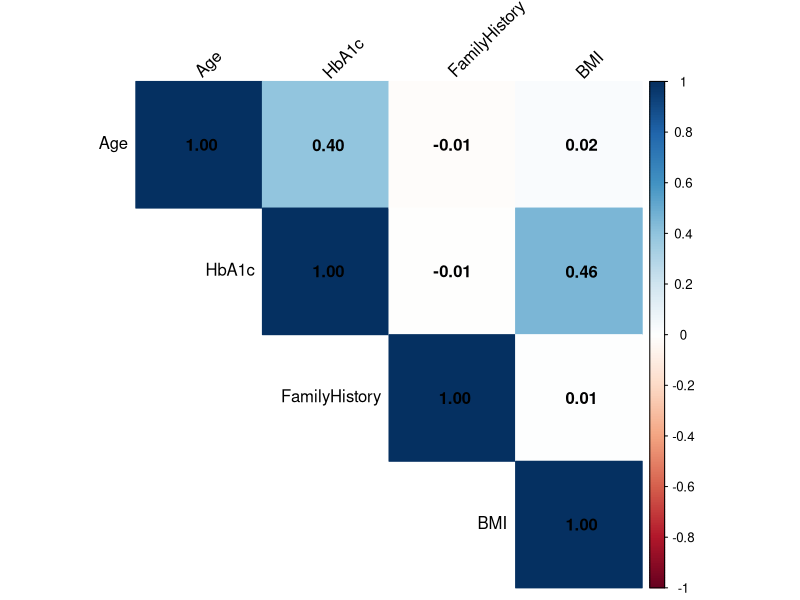
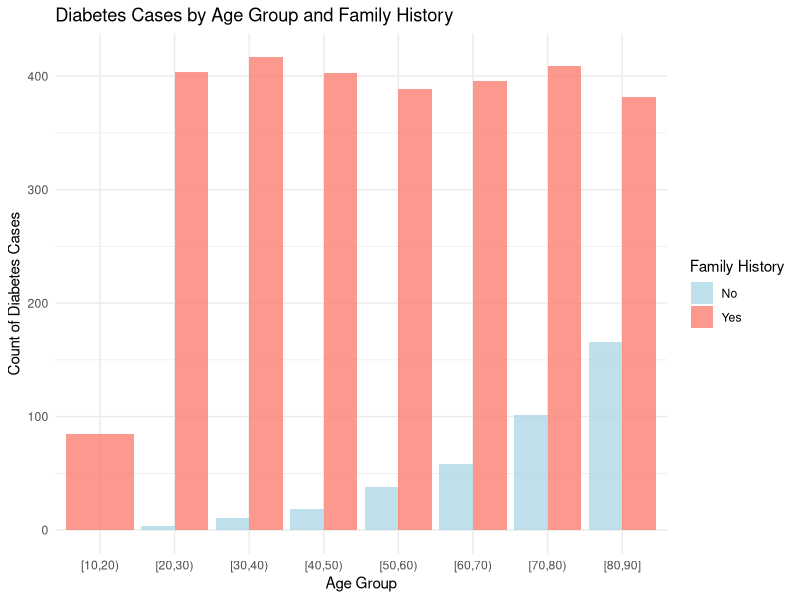
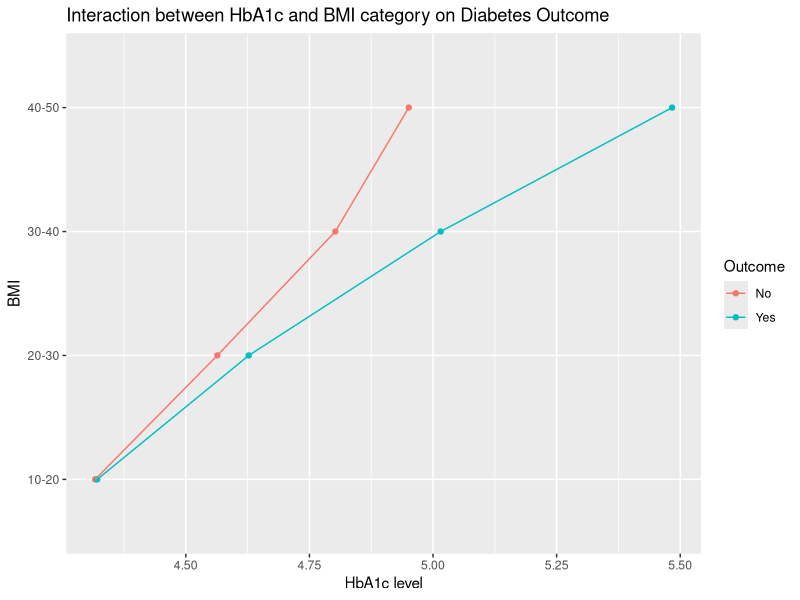
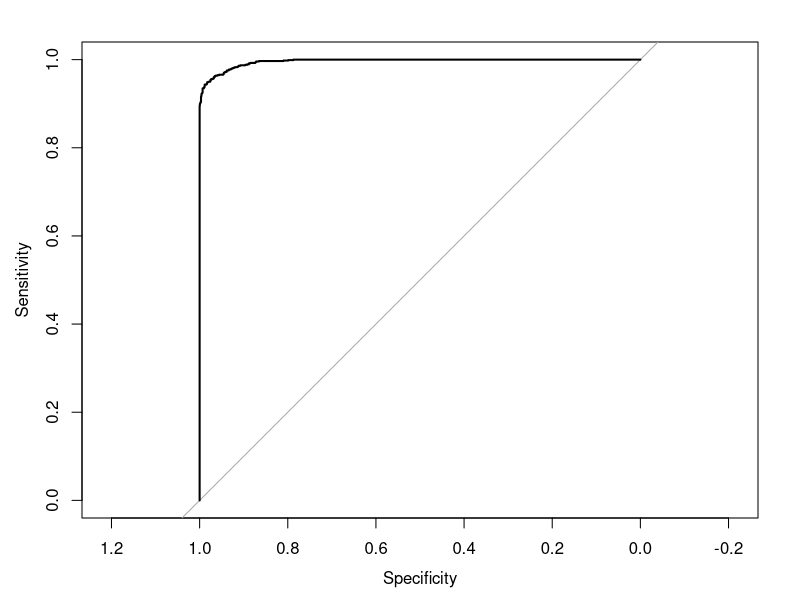

The R script that drew these images, in order:
## ---- chunk 1
library(readr)
library(car)
library(ggplot2)
library(dplyr)
library(caret)
library(corrplot)
library(pROC)
set.seed(140)
## ---- chunk 2
dataset <- read_csv("diabetes_dataset.csv")
## ---- chunk 3
head(dataset)
## ---- chunk 4
model <- glm(Outcome ~ Age + Pregnancies + BMI + BloodPressure + HbA1c + LDL + HDL + Triglycerides + WaistCircumference + HipCircumference + WHR + factor(FamilyHistory) + factor(DietType) + factor(Hypertension) + factor(MedicationUse), data = dataset, family = "binomial")

summary(model)
vif(model)
## ---- chunk 5
backward_model <- step(model, direction = "backward")
summary(backward_model)
vif(backward_model)
## ---- chunk 6
both_model <- step(model, direction = "both")
summary(both_model)
## ---- chunk 7
anova(backward_model, model)
## ---- chunk 8
final_model_dataset <- dataset[,c("Age", "HbA1c", "FamilyHistory","BMI")]
cor(final_model_dataset)
## ---- chunk 9
final_model <- glm(Outcome ~ Age + HbA1c + factor(FamilyHistory) + BMI, data = dataset, family = "binomial")
summary(final_model)
vif(final_model)
## ---- chunk 10
cor_matrix <- cor(final_model_dataset, use = "pairwise.complete.obs")
diag(cor_matrix) <- 1

#png(
#  "correlation_heatmap_large.png",
 # width = 2000,
 # height = 2000,
 # res = 120)

heatmap <- corrplot(
  cor_matrix,
  method = "color",
  type = "upper",
  addCoef.col = "black",
  tl.col = "black",
  tl.srt = 45,
  diag = TRUE)

#dev.off()
heatmap
## ---- chunk 11
temp_data <- dataset %>%
  mutate(AgeGroup = cut(Age, breaks = seq(10, 90, by = 10), include.lowest = TRUE, right = FALSE),
         FamilyHistory = factor(FamilyHistory, levels = c(0, 1), labels = c("No", "Yes")))

diabetes_data <- temp_data %>% filter(Outcome == 1)

ggplot(diabetes_data, aes(x = AgeGroup, fill = FamilyHistory)) + 
  geom_bar(position = "dodge", alpha = 0.8) + 
  labs(title = "Diabetes Cases by Age Group and Family History",
       x = "Age Group",
       y = "Count of Diabetes Cases",
       fill = "Family History") +
  scale_fill_manual(values = c("No" = "lightblue", "Yes" = "salmon")) +
  theme_minimal()

## ---- chunk 12
temp_dataset <- dataset %>%
  mutate(BMI_category = cut(BMI, 
                            breaks = c(10, 20, 30, 40, 50), 
                            labels = c("10-20", "20-30", "30-40", "40-50"), 
                            include.lowest = TRUE))

temp_dataset$Outcome <- factor(temp_dataset$Outcome, levels = c(0, 1), labels = c("No", "Yes"))
    


ggplot(data=temp_dataset, 
       mapping = aes(x = HbA1c,
                     y = factor(BMI_category),
                     group = Outcome,
                     color = Outcome)) +
  stat_summary(fun = "mean", geom = "point") +
  stat_summary(fun = "mean", geom = "line") +
  labs(title = "Interaction between HbA1c and BMI category on Diabetes Outcome", 
      x = "HbA1c level",
      y = "BMI",
      color = "Outcome")
## ---- chunk 13
train_index <- createDataPartition(dataset$Outcome, p=0.7, list= FALSE)
train_data <- dataset[train_index,]
test_data <- dataset[-train_index,]

train_model <- glm(Outcome ~ Age + BMI + HbA1c + factor(FamilyHistory), data = train_data, family = "binomial")

predictions <- predict(train_model, newdata = test_data, type = "response")
predicted_classification <- ifelse(predictions > 0.5, 1, 0)

conf_matrix <- confusionMatrix(as.factor(predicted_classification), as.factor(test_data$Outcome))

conf_matrix
## ---- chunk 14
roc_curve <- roc(test_data$Outcome, predictions)
plot(roc_curve)
## ---- chunk 15
auc_value <- auc(roc_curve)
auc_value
## ---- chunk 16
train_control <- trainControl(method = "cv", number = 5)
cv_model <- train(Outcome ~ Age + BMI + HbA1c + factor(FamilyHistory),
                  data = dataset,
                  method = "glm",
                  family = "binomial",
                  trControl = train_control)
cv_model

cv_accuracy <- cv_model$results
cv_accuracy
